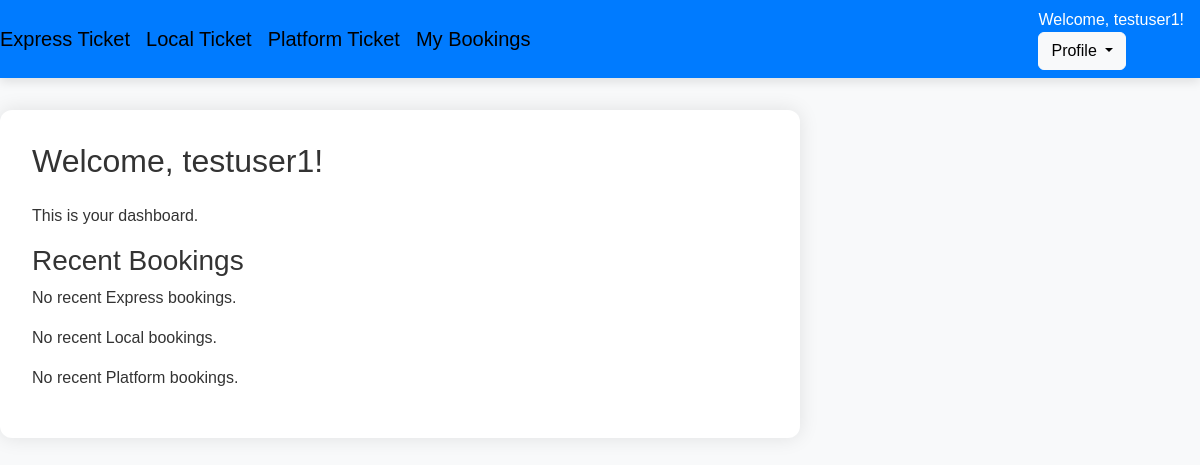
Before: /users/ (signed in) with the older database file.
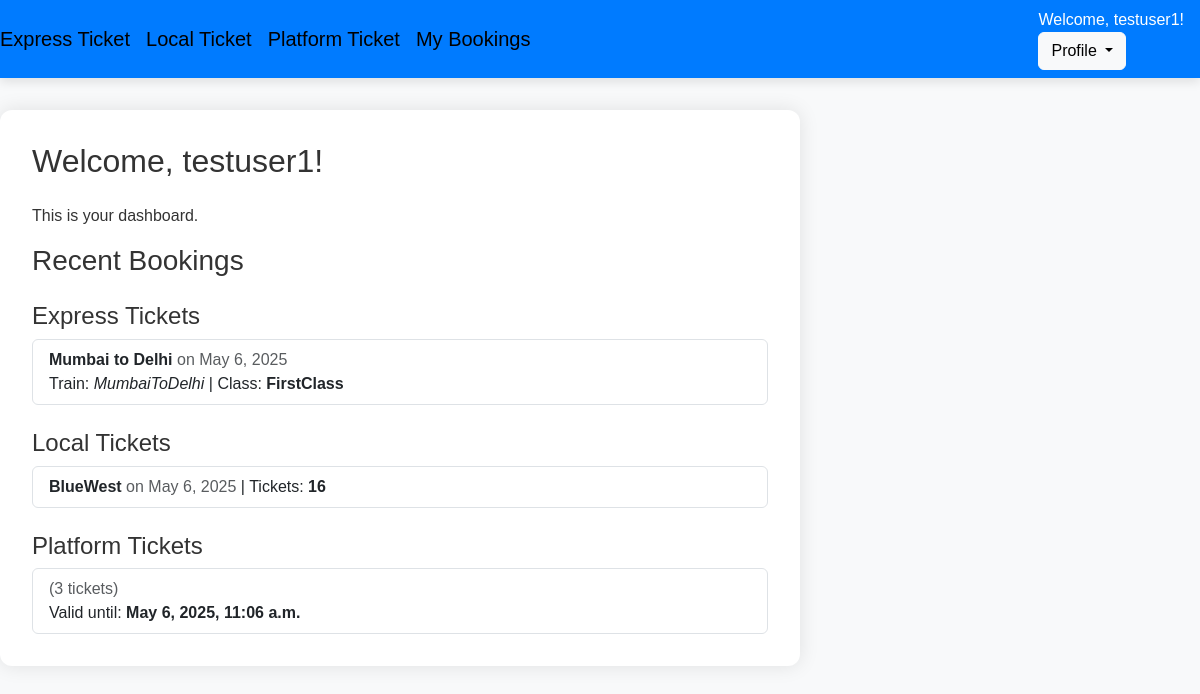
After: the same page with the newer database file.
### bookings/models.py (models this page shows, shortened)
class ExpressTicket(models.Model):
    user = models.ForeignKey(User, on_delete=models.CASCADE)
    source = models.CharField(max_length=100)
    destination = models.CharField(max_length=100)
    travel_date = models.DateField()
    passengers = models.IntegerField()
    booked_at = models.DateTimeField(auto_now_add=True)
    train_name = models.CharField(max_length=64)
    travel_class = models.CharField(max_length=64)

class LocalTicket(models.Model):
    user = models.ForeignKey(User, on_delete=models.CASCADE)
    line_direction = models.CharField(max_length=100)
    travel_date = models.DateField()
    booked_at = models.DateTimeField(auto_now_add=True)
    ticket_count = models.IntegerField()

class PlatformTicket(models.Model):
    user = models.ForeignKey(User, on_delete=models.CASCADE)
    station = models.CharField(max_length=100)
    ticket_count = models.PositiveIntegerField()
    booked_at = models.DateTimeField(auto_now_add=True)
    @property
    def valid_until(self):
        return self.booked_at + timedelta(hours=6)

### users/views.py (the view)
# urls.py: path('', views.index_view, name='index'),
@login_required
def index_view(request):
    express_bookings = ExpressTicket.objects.filter(user=request.user).order_by('-booked_at')[:5]  # Limit to 5 most recent
    local_bookings = LocalTicket.objects.filter(user=request.user).order_by('-booked_at')[:5]
    platform_bookings = PlatformTicket.objects.filter(user=request.user).order_by('-booked_at')[:5]
    context = {
        'user': request.user,
        'express_bookings': express_bookings,
        'local_bookings': local_bookings,
        'platform_bookings': platform_bookings,
    }
    return render(request, 'users/index.html', context)

### users/templates/users/index.html (shortened to what this page needs)
{% extends 'layout.html' %}
{% block content %}
  <div class="container-content">
    <h2 class="mb-4">Welcome, {{ user.username }}!</h2>
    <p>This is your dashboard.</p>
    <h3>Recent Bookings</h3>
    {% if express_bookings %}
      <h4 class="mt-4">Express Tickets</h4>
      <ul class="list-group">
        {% for booking in express_bookings %}
          <li class="list-group-item">
            <strong>{{ booking.source }} to {{ booking.destination }}</strong>
            <span class="text-muted">on {{ booking.travel_date }}</span><br>
            Train: <em>{{ booking.train_name }}</em> | Class: <strong>{{ booking.travel_class }}</strong>
          </li>
        {% endfor %}
      </ul>
    {% else %}
      <p>No recent Express bookings.</p>
    {% endif %}
    {% if local_bookings %}
      <h4 class="mt-4">Local Tickets</h4>
      <ul class="list-group">
        {% for booking in local_bookings %}
          <li class="list-group-item">
            <strong>{{ booking.line_direction }}</strong>
            <span class="text-muted">on {{ booking.travel_date }}</span>
            | Tickets: <strong>{{ booking.ticket_count }}</strong>
          </li>
        {% endfor %}
      </ul>
    {% else %}
      <p>No recent Local bookings.</p>
    {% endif %}
    {% if platform_bookings %}
      <h4 class="mt-4">Platform Tickets</h4>
      <ul class="list-group">
        {% for booking in platform_bookings %}
          <li class="list-group-item">
            <span class="text-muted">({{ booking.ticket_count }} tickets)</span><br>
            Valid until: <strong>{{ booking.valid_until }}</strong>
          </li>
        {% endfor %}
      </ul>
    {% else %}
      <p>No recent Platform bookings.</p>
    {% endif %}
  </div>
{% endblock %}

### templates/layout.html (shortened to what this page needs)
<!DOCTYPE html>
<html lang="en">
<head>
  <link href="https://cdn.jsdelivr.net/npm/bootstrap@5.3.0/dist/css/bootstrap.min.css" rel="stylesheet">
</head>
<body>
  <nav class="navbar navbar-expand-lg navbar-light">
    <a href="{% url 'book_express' %}" class="navbar-brand">Express Ticket</a>
    <a href="{% url 'book_local' %}" class="navbar-brand">Local Ticket</a>
    <a href="{% url 'book_platform' %}" class="navbar-brand">Platform Ticket</a>
    <a href="{% url 'view_bookings' %}" class="navbar-brand">My Bookings</a>
    <div class="ms-auto profile-dropdown">
      {% if user.is_authenticated %}
        <span class="text-white me-3">Welcome, {{ user.username }}!</span>
        <div class="dropdown">
          <button class="btn btn-light dropdown-toggle" type="button" data-bs-toggle="dropdown" aria-expanded="false">
            Profile
          </button>
        </div>
      {% else %}
        <a href="{% url 'login' %}" class="btn btn-outline-light btn-sm">Login</a>
      {% endif %}
    </div>
  </nav>
  {% block content %}{% endblock %}
</body>
</html>

### templates/layout.html (style rules this page uses)
body { margin: 0; padding: 0; font-family: Arial, sans-serif; background-color: #f8f9fa; color: #333; }
nav { width: 100%; background: #007bff; padding: 1rem; margin-bottom: 2rem; box-shadow: 0 4px 10px rgba(0, 0, 0, 0.1); }
nav a { margin-right: 15px; text-decoration: none; color: white; font-weight: 500; }
.container-content { width: 100%; max-width: 800px; padding: 2rem; border-radius: 12px; background-color: white; box-shadow: 0 0 20px rgba(0, 0, 0, 0.1); }
.profile-dropdown { position: relative; }

Changed rows visible on the page:
added ExpressTicket: source "Mumbai", destination "Delhi", travel_date "May 6, 2025", train_name "MumbaiToDelhi", travel_class "FirstClass"
added LocalTicket: line_direction "BlueWest", travel_date "May 6, 2025", ticket_count "16"
added PlatformTicket: ticket_count "3", valid_until "May 6, 2025, 11:06 a.m."
Other visible differences:
text no longer shown: "No recent Express bookings. No recent Local bookings. No recent Platform bookings."
text now shown: "Express Tickets Local Tickets Platform Tickets"
